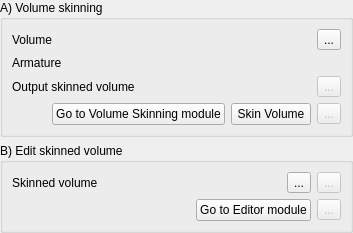
     <widget class="QWidget" name="SkinningPage">
      <property name="accessibleName">
       <string>Skin armature to volume</string>
      </property>
      <property name="accessibleDescription">
       <string>&lt;!DOCTYPE HTML PUBLIC &quot;-//W3C//DTD HTML 4.0//EN&quot; &quot;http://www.w3.org/TR/REC-html40/strict.dtd&quot;&gt;
&lt;html&gt;&lt;head&gt;&lt;meta name=&quot;qrichtext&quot; content=&quot;1&quot; /&gt;&lt;style type=&quot;text/css&quot;&gt;
p, li { white-space: pre-wrap; }
&lt;/style&gt;&lt;/head&gt;&lt;body style=&quot; font-family:'MS Shell Dlg 2'; font-size:8.25pt; font-weight:400; font-style:normal;&quot;&gt;
&lt;p style=&quot; margin-top:12px; margin-bottom:12px; margin-left:0px; margin-right:0px; -qt-block-indent:0; text-indent:0px;&quot;&gt;&lt;span style=&quot; font-size:10pt; font-weight:600;&quot;&gt;Skin the armature to the volume&lt;/span&gt;&lt;/p&gt;
&lt;p style=&quot; margin-top:12px; margin-bottom:12px; margin-left:0px; margin-right:0px; -qt-block-indent:0; text-indent:0px;&quot;&gt;&lt;span style=&quot; font-size:8pt; font-style:italic;&quot;&gt;Volume skinning&lt;/span&gt;&lt;span style=&quot; font-size:8pt;&quot;&gt; assigns a unique bone ID at each input volume voxel.&lt;/span&gt;&lt;/p&gt;
&lt;p style=&quot; margin-top:12px; margin-bottom:12px; margin-left:0px; margin-right:0px; -qt-block-indent:0; text-indent:0px;&quot;&gt;&lt;span style=&quot; font-size:8pt; font-style:italic;&quot;&gt;Edit skinned volume&lt;/span&gt;&lt;span style=&quot; font-size:8pt;&quot;&gt; to manually edit and correct the results from &lt;/span&gt;&lt;span style=&quot; font-size:8pt; font-style:italic;&quot;&gt;Volume skinning.&lt;/span&gt;&lt;/p&gt;&lt;/body&gt;&lt;/html&gt;</string>
      </property>
      <layout class="QFormLayout" name="formLayout_2">
       <property name="fieldGrowthPolicy">
        <enum>QFormLayout::AllNonFixedFieldsGrow</enum>
       </property>
       <property name="margin">
        <number>0</number>
       </property>
       <item row="0" column="0" colspan="2">
        <widget class="ctkCollapsibleGroupBox" name="VolumeSkinningCollapsibleGroupBox">
         <property name="sizePolicy">
          <sizepolicy hsizetype="Preferred" vsizetype="Minimum">
           <horstretch>0</horstretch>
           <verstretch>0</verstretch>
          </sizepolicy>
         </property>
         <property name="title">
          <string>A) Volume skinning</string>
         </property>
         <property name="collapsed">
          <bool>false</bool>
         </property>
         <layout class="QGridLayout" name="gridLayout_8">
          <item row="0" column="0">
           <widget class="QLabel" name="VolumeSkinningVolumeLabel">
            <property name="text">
             <string>Volume</string>
            </property>
            <property name="workflow" stdset="0">
             <stringlist>
              <string>1</string>
              <string>2</string>
             </stringlist>
            </property>
           </widget>
          </item>
          <item row="0" column="1">
           <widget class="qMRMLNodeComboBox" name="VolumeSkinningInputVolumeNodeComboBox">
            <property name="enabled">
             <bool>false</bool>
            </property>
            <property name="toolTip">
             <string>Select the input volume to apply skinning on</string>
            </property>
            <property name="nodeTypes">
             <stringlist>
              <string>vtkMRMLScalarVolumeNode</string>
             </stringlist>
            </property>
            <property name="showHidden">
             <bool>false</bool>
            </property>
            <property name="addEnabled">
             <bool>false</bool>
            </property>
            <property name="selectNodeUponCreation">
             <bool>true</bool>
            </property>
            <property name="workflow" stdset="0">
             <stringlist>
              <string>1</string>
              <string>2</string>
             </stringlist>
            </property>
           </widget>
          </item>
          <item row="1" column="0">
           <widget class="QLabel" name="VolumeSkinningArmatureLabel">
            <property name="text">
             <string>Armature</string>
            </property>
            <property name="workflow" stdset="0">
             <stringlist>
              <string>2</string>
             </stringlist>
            </property>
           </widget>
          </item>
          <item row="1" column="1" colspan="2">
           <widget class="qMRMLNodeComboBox" name="VolumeSkinningAmartureNodeComboBox">
            <property name="toolTip">
             <string>Select the armature that will determine the skinning</string>
            </property>
            <property name="nodeTypes">
             <stringlist>
              <string>vtkMRMLModelNode</string>
             </stringlist>
            </property>
            <property name="showHidden">
             <bool>false</bool>
            </property>
            <property name="baseName">
             <string/>
            </property>
            <property name="addEnabled">
             <bool>false</bool>
            </property>
            <property name="workflow" stdset="0">
             <stringlist>
              <string>2</string>
             </stringlist>
            </property>
           </widget>
          </item>
          <item row="2" column="0">
           <widget class="QLabel" name="VolumeSkinningOutputVolumeLabel">
            <property name="text">
             <string>Output skinned volume</string>
            </property>
            <property name="workflow" stdset="0">
             <stringlist>
              <string>1</string>
              <string>2</string>
             </stringlist>
            </property>
           </widget>
          </item>
          <item row="2" column="1">
           <widget class="qMRMLNodeComboBox" name="VolumeSkinningOutputVolumeNodeComboBox">
            <property name="toolTip">
             <string>Select the output skinned volume</string>
            </property>
            <property name="nodeTypes">
             <stringlist>
              <string>vtkMRMLScalarVolumeNode</string>
             </stringlist>
            </property>
            <property name="baseName">
             <string>SkinnedVolume</string>
            </property>
            <property name="noneEnabled">
             <bool>false</bool>
            </property>
            <property name="addEnabled">
             <bool>true</bool>
            </property>
            <property name="renameEnabled">
             <bool>true</bool>
            </property>
            <property name="workflow" stdset="0">
             <stringlist>
              <string>1</string>
              <string>2</string>
             </stringlist>
            </property>
           </widget>
          </item>
          <item row="3" column="0" colspan="3">
           <layout class="QHBoxLayout" name="horizontalLayout_8">
            <item>
             <spacer name="horizontalSpacer_7">
              <property name="orientation">
               <enum>Qt::Horizontal</enum>
              </property>
              <property name="sizeHint" stdset="0">
               <size>
                <width>40</width>
                <height>20</height>
               </size>
              </property>
             </spacer>
            </item>
            <item>
             <widget class="QPushButton" name="VolumeSkinningGoToPushButton">
              <property name="toolTip">
               <string>Open the &quot;Volume Skinning&quot; module</string>
              </property>
              <property name="text">
               <string>Go to Volume Skinning module</string>
              </property>
              <property name="workflow" stdset="0">
               <stringlist>
                <string>2</string>
               </stringlist>
              </property>
             </widget>
            </item>
            <item>
             <widget class="QPushButton" name="VolumeSkinningApplyPushButton">
              <property name="toolTip">
               <string>&lt;!DOCTYPE HTML PUBLIC &quot;-//W3C//DTD HTML 4.0//EN&quot; &quot;http://www.w3.org/TR/REC-html40/strict.dtd&quot;&gt;
&lt;html&gt;&lt;head&gt;&lt;meta name=&quot;qrichtext&quot; content=&quot;1&quot; /&gt;&lt;style type=&quot;text/css&quot;&gt;
p, li { white-space: pre-wrap; }
&lt;/style&gt;&lt;/head&gt;&lt;body style=&quot; font-family:'MS Shell Dlg 2'; font-size:8.25pt; font-weight:400; font-style:normal;&quot;&gt;
&lt;p style=&quot; margin-top:0px; margin-bottom:0px; margin-left:0px; margin-right:0px; -qt-block-indent:0; text-indent:0px;&quot;&gt;&lt;span style=&quot; font-size:8pt;&quot;&gt;Attribute each voxel of the input volume to a bone of the armature&lt;/span&gt;&lt;/p&gt;&lt;/body&gt;&lt;/html&gt;</string>
              </property>
              <property name="text">
               <string>Skin Volume</string>
              </property>
              <property name="checkable">
               <bool>true</bool>
              </property>
             </widget>
            </item>
            <item>
             <widget class="QToolButton" name="VolumeSkinningSaveToolButton">
              <property name="enabled">
               <bool>false</bool>
              </property>
              <property name="text">
               <string>...</string>
              </property>
              <property name="workflow" stdset="0">
               <stringlist>
                <string>0</string>
               </stringlist>
              </property>
             </widget>
            </item>
           </layout>
          </item>
          <item row="0" column="2">
           <widget class="QToolButton" name="VolumeSkinningInputVolumeNodeToolButton">
            <property name="toolTip">
             <string>Load the volume containing the merged bones.</string>
            </property>
            <property name="text">
             <string>...</string>
            </property>
            <property name="workflow" stdset="0">
             <stringlist>
              <string>1</string>
              <string>2</string>
             </stringlist>
            </property>
           </widget>
          </item>
          <item row="2" column="2">
           <widget class="QToolButton" name="VolumeSkinningOutputVolumeNodeToolButton">
            <property name="enabled">
             <bool>false</bool>
            </property>
            <property name="toolTip">
             <string>Save to file the &quot;skinned&quot; volume.</string>
            </property>
            <property name="text">
             <string>...</string>
            </property>
            <property name="workflow" stdset="0">
             <stringlist>
              <string>1</string>
              <string>2</string>
             </stringlist>
            </property>
           </widget>
          </item>
         </layout>
        </widget>
       </item>
       <item row="1" column="0" colspan="2">
        <widget class="ctkCollapsibleGroupBox" name="EditSkinnedVolumeCollapsibleGroupBox">
         <property name="title">
          <string>B) Edit skinned volume</string>
         </property>
         <property name="checked">
          <bool>false</bool>
         </property>
         <layout class="QGridLayout" name="gridLayout_15">
          <item row="0" column="0">
           <widget class="QLabel" name="EditSkinnedVolumeLabel">
            <property name="text">
             <string>Skinned volume</string>
            </property>
            <property name="workflow" stdset="0">
             <stringlist>
              <string>1</string>
              <string>2</string>
             </stringlist>
            </property>
           </widget>
          </item>
          <item row="1" column="0" colspan="4">
           <layout class="QHBoxLayout" name="horizontalLayout_14">
            <item>
             <spacer name="horizontalSpacer_18">
              <property name="orientation">
               <enum>Qt::Horizontal</enum>
              </property>
              <property name="sizeHint" stdset="0">
               <size>
                <width>40</width>
                <height>20</height>
               </size>
              </property>
             </spacer>
            </item>
            <item>
             <widget class="QPushButton" name="EditSkinnedVolumeGoToEditorPushButton">
              <property name="text">
               <string>Go to Editor module</string>
              </property>
             </widget>
            </item>
            <item>
             <widget class="QToolButton" name="EditSkinnedVolumeSaveToolButton">
              <property name="enabled">
               <bool>false</bool>
              </property>
              <property name="text">
               <string>...</string>
              </property>
              <property name="workflow" stdset="0">
               <stringlist>
                <string>0</string>
               </stringlist>
              </property>
             </widget>
            </item>
           </layout>
          </item>
          <item row="0" column="1">
           <widget class="qMRMLNodeComboBox" name="EditSkinnedVolumeNodeComboBox">
            <property name="nodeTypes">
             <stringlist>
              <string>vtkMRMLScalarVolumeNode</string>
             </stringlist>
            </property>
            <property name="workflow" stdset="0">
             <stringlist>
              <string>1</string>
              <string>2</string>
             </stringlist>
            </property>
           </widget>
          </item>
          <item row="0" column="2">
           <widget class="QToolButton" name="EditSkinnedVolumeNodeToolButton">
            <property name="toolTip">
             <string>Load the edited &quot;skinned&quot; volume.</string>
            </property>
            <property name="text">
             <string>...</string>
            </property>
            <property name="workflow" stdset="0">
             <stringlist>
              <string>1</string>
              <string>2</string>
             </stringlist>
            </property>
           </widget>
          </item>
          <item row="0" column="3">
           <widget class="QToolButton" name="EditSkinnedVolumeNodeSaveToolButton">
            <property name="enabled">
             <bool>false</bool>
            </property>
            <property name="text">
             <string>...</string>
            </property>
            <property name="workflow" stdset="0">
             <stringlist>
              <string>1</string>
              <string>2</string>
             </stringlist>
            </property>
           </widget>
          </item>
         </layout>
        </widget>
       </item>
      </layout>
     </widget>
